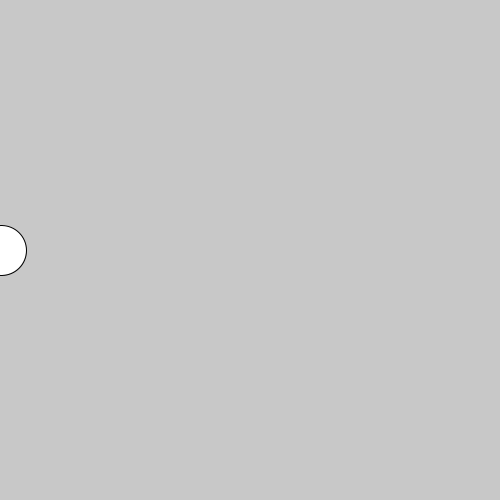
Frame 1 (no input)
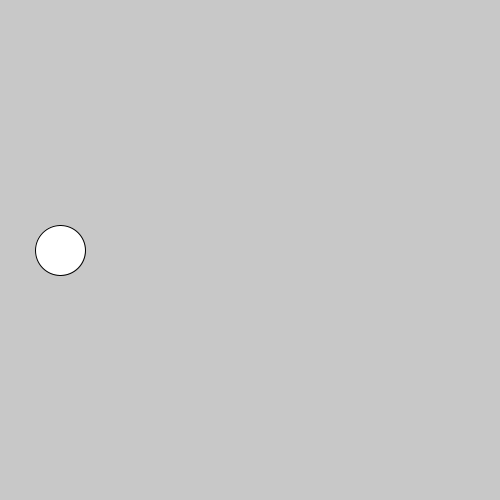
Frame 60 (the mouse pressed at the canvas centre just before this capture)
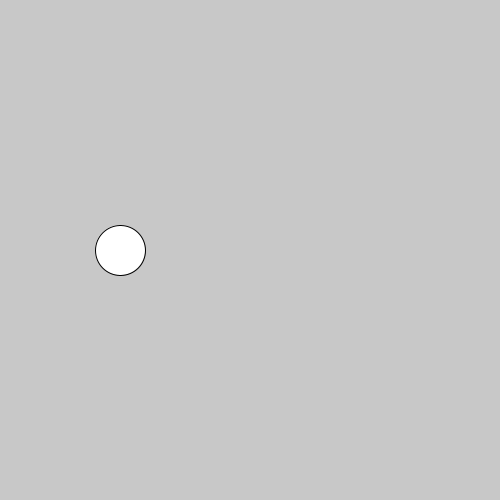
Frame 120 (the mouse held since frame 60 and released just before this capture)

The Processing sketch that drew these frames (run headless with seeded random() and noise(); from frame 60 on, the mouse is pressed at the canvas centre):

// Processing sketch: 14_frameCount
// ── 14_frameCount.pde
// Use frameCount to draw a circle that moves horizontally across the screen.
// frameCount is a built-in variable in processing that stores how many times the draw() loop has run.

void setup() {
  size(500, 500);
  // we can call frameRate() to change how many times per second the draw loop runs - the default is 60
  //frameRate(10);
}

void draw() {
  background(200);

  int circleSize = 50;

  stroke(0);
  fill(255);
  // this circle will start out on the left and move to the right until it disappears
  ellipse(frameCount, height / 2, circleSize, circleSize);
}
